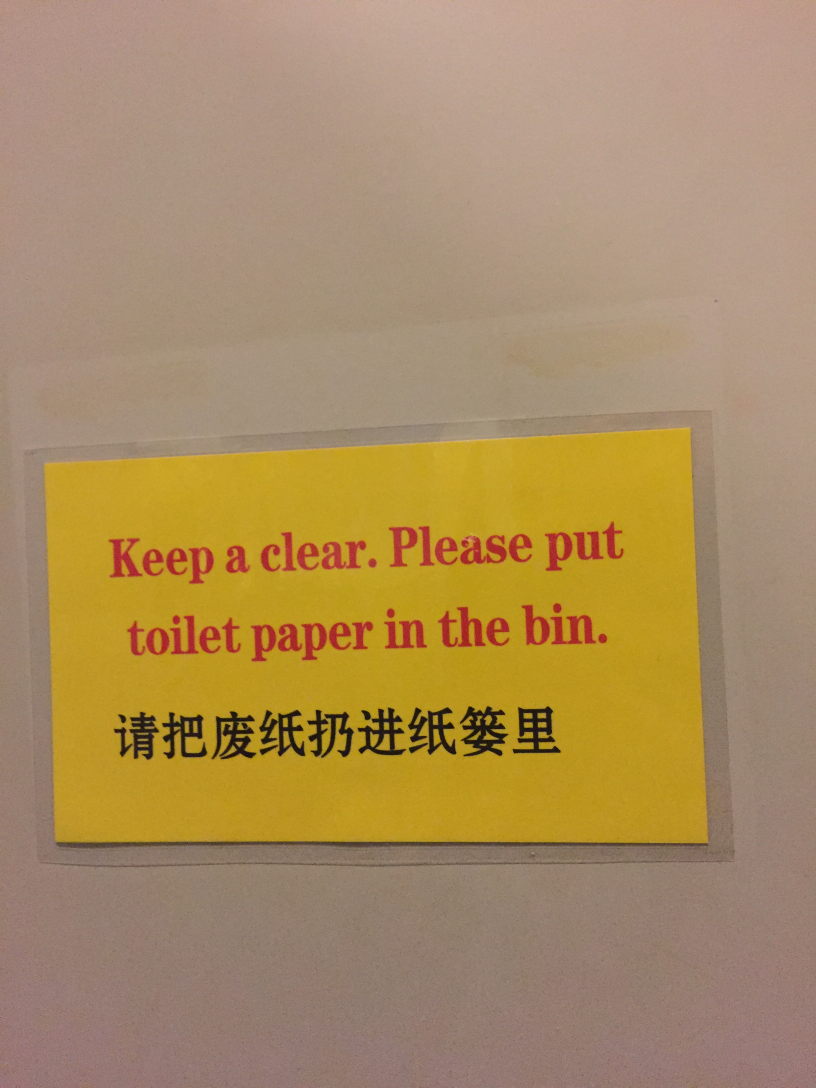
#> input picture assOne_images/IMG_5336.JPG, 2448 x 3264 px, given in place of A3_target_image.jpg, which was not available (shown at 1/3 size)
$ python 3A_edge_detection.py
#> lines starting #> are read from the running program, lines starting #| are printed output that depends on the picture; after the words box and inside, x2 and y2 are one past the last pixel; in counts of white or black regions, pixels touching at a corner belong together; pictures that were not available may be replaced by others from this repository, and a replacement may not be noted
### Assignment 3/utils.py
#!/usr/bin/env python
"""
store basic image processing methods

"""
import cv2
import numpy as np
import matplotlib as mpl
import matplotlib.pyplot as plt


# [102 lines left out: functions grab_contours, translate, rotate, resize, jimshow, not called in this run]

def jimshow_channel(image, title=False):
    """
    Modified jimshow() to plot individual channels
    """
    # Acquire default dots per inch value of matplotlib
    dpi = mpl.rcParams['figure.dpi']

    height, width = image.shape
    figsize = width / float(dpi), height / float(dpi)

    plt.figure(figsize=figsize)

    plt.imshow(image, cmap='gray')

    if title:
        plt.title(title)
    plt.axis('off')

    plt.show()

# [2 lines that do not run on import are left out]

### Assignment 3/3A_edge_detection.py
# Import all the necessary packages
import os
import sys
import argparse
import cv2
import numpy as np
from pathlib import Path
sys.path.append(os.path.join(".."))
from utils import jimshow
from utils import jimshow_channel


def main():
    # initialize argument parser
    ap = argparse.ArgumentParser(description="Outline every letter in the image by performing edge detection")
    ap.add_argument('-p', '--path', default= Path('../visual_data/A3_target_image.jpg'), type = Path, help="Path to the data")
    args = ap.parse_args()

    # define the path to the image
    text_image = os.path.join("..", "visual_data", "A3_target_image.jpg")
    truths = cv2.imread(text_image)
#> truths is the input picture: shape (3264, 2448, 3); mean B, G, R 97.3, 141.2, 170.1

    # See what the dimensions of the image are
    truths.shape

    # Draw a rectangle around the text of the image
    truths_ROI = cv2.rectangle(truths, (1300, 830), (2930, 2850), (0, 255, 0), 3)

    # Crop the image to include only the area marked by the rectangle using slicing
    crop_ROI = truths_ROI[830:2850, 1300:2930]
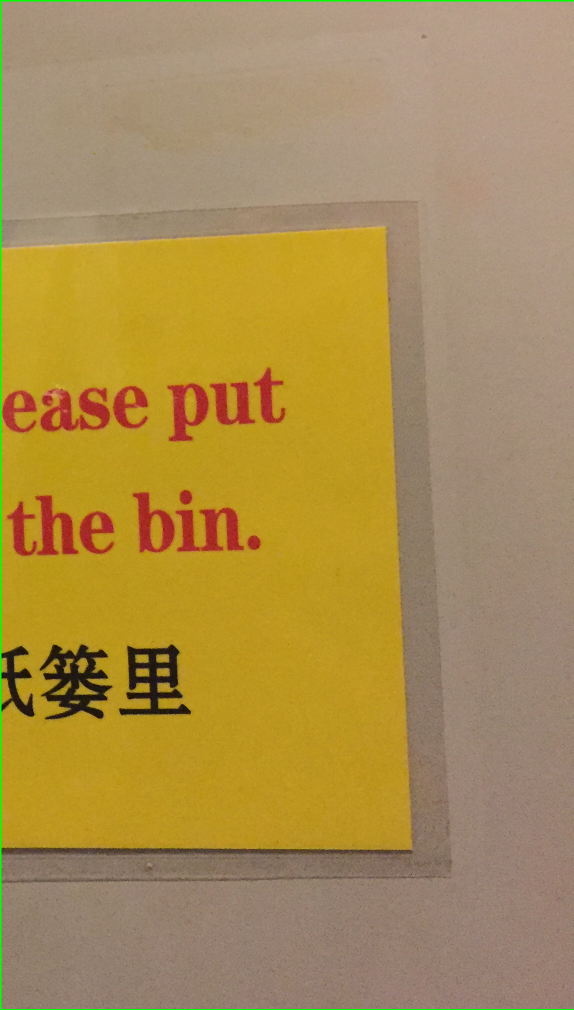
#> crop_ROI: shape (2020, 1148, 3) (shown at 1/2 size); mean B, G, R 81.3, 141.4, 169.6

    # Make an outpath to where I save the image to
    outpath = os.path.join("..", "visual_data", "A3_output", "image_cropped.jpg")

    # Save the image to this path
    save_cropped = cv2.imwrite(outpath, crop_ROI)

    # Define the path to the cropped image
    crop_path = os.path.join("..", "visual_data", "A3_output", "image_cropped.jpg")

    # Load image
    cropped_truths = cv2.imread(crop_path)

    # First the image is blurred using Gaussian blur
    blurred = cv2.GaussianBlur(cropped_truths, (5,5), 0)

    # Create the canny object to perform canny edge detection on the image
    canny = cv2.Canny(blurred, 30, 150)
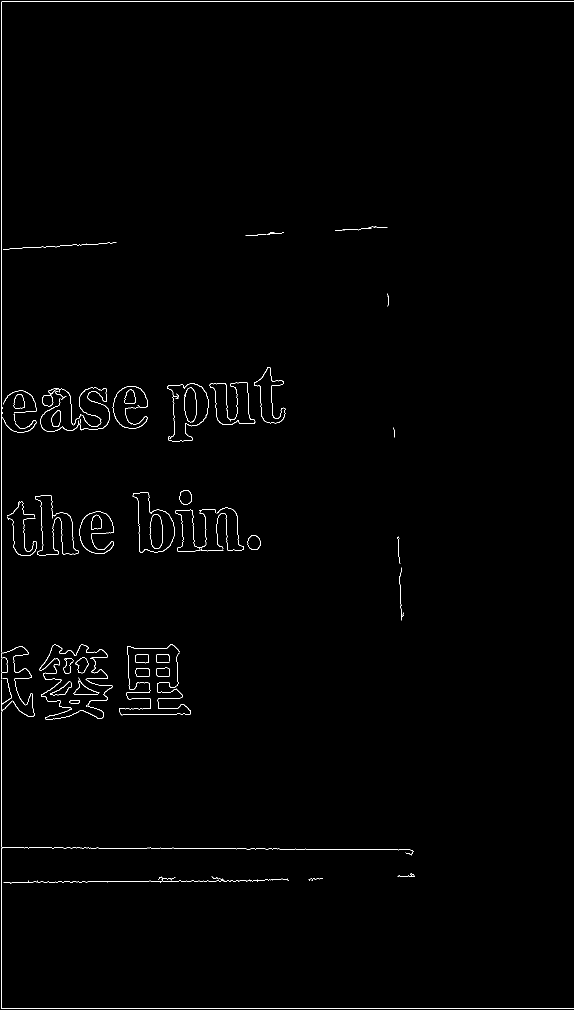
#> canny: shape (2020, 1148) (shown at 1/2 size); 0.73% white in thin lines or dots

    # Let's see what the image looks like after the canny edge detection has been performed
    jimshow_channel(canny)

    # Now, we're interested in the external contour of the objects in the image
    # So we filter out any inner structures from the outer edge of the whole object
    # the function findContours() is used on a copy of the cropped image, so we don't modify it in place
    (contours, _) = cv2.findContours(canny.copy(),
                     cv2.RETR_EXTERNAL,
                     cv2.CHAIN_APPROX_SIMPLE)
#> contours = 69 contours, 31 with area under 20; largest, box (x1, y1, x2, y2) and area: (265, 984, 350, 1105) 6098, (419, 764, 511, 850) 4066, (159, 1022, 228, 1108) 3562, (147, 1355, 199, 1390) 612, (495, 1071, 521, 1100) 582

    # Lastly, after defining the external contours we want to draw green contour lines
    letters_image = cv2.drawContours(cropped_truths, # draw contours on copy of original image
                             contours, # our list of contours
                             -1, # which contours to draw (on all the letters)
                             (0,255,0), # contour color green
                             1) # contour pixel width

    # How many letters are in the image?
    print(f"The text in the image consists of {len(contours)} letters!")
#| The text in the image consists of 69 letters!

    # Make outpath to the image
    outpath2 = os.path.join("..", "visual_data", "A3_output", "A3_final_image.jpg")

    # Save this image
    cv2.imwrite(outpath2, letters_image)

    print("Done, the cropped image with the edges can be found in '../visual_data/A3_output'")

if __name__ == '__main__':
    main()

$ run again, on assOne_images/IMG_5377.JPG
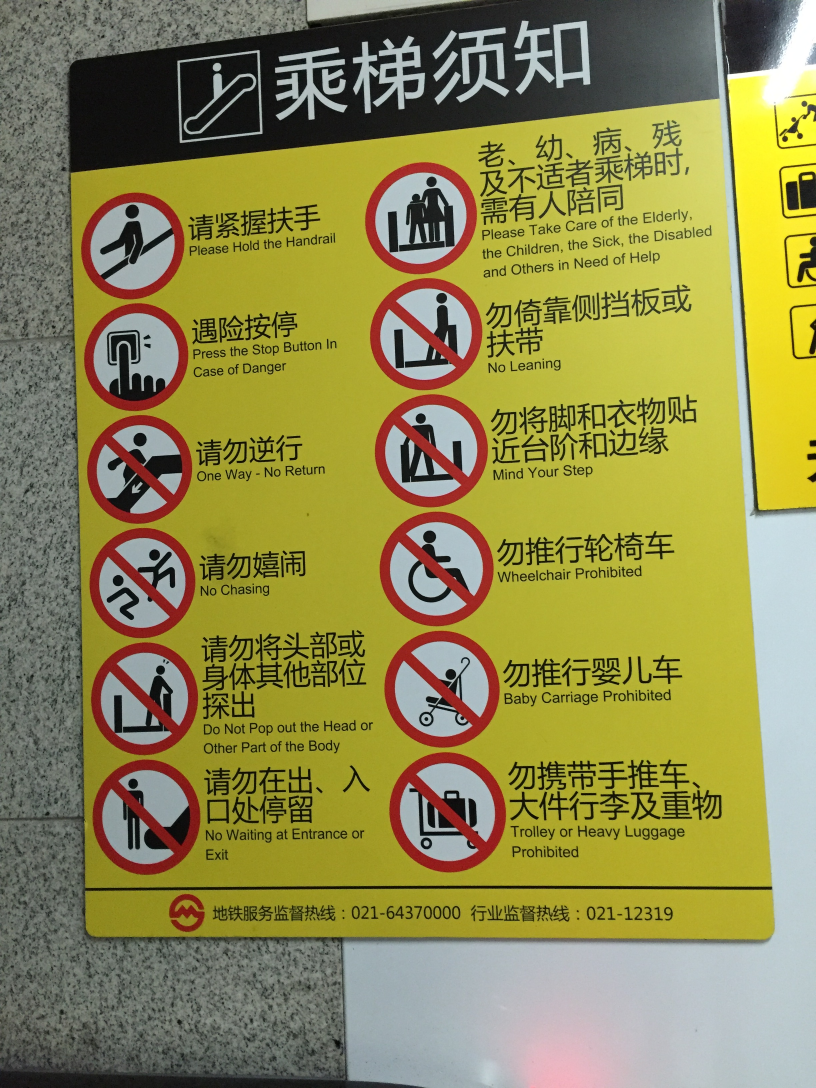
#> input picture assOne_images/IMG_5377.JPG, 2448 x 3264 px, given in place of A3_target_image.jpg, which was not available (shown at 1/3 size)
#> in main, truths is the input picture: shape (3264, 2448, 3); mean B, G, R 80.7, 139.3, 144.8
#> in main, `canny = cv2.Canny(blurred, 30, 150)`:
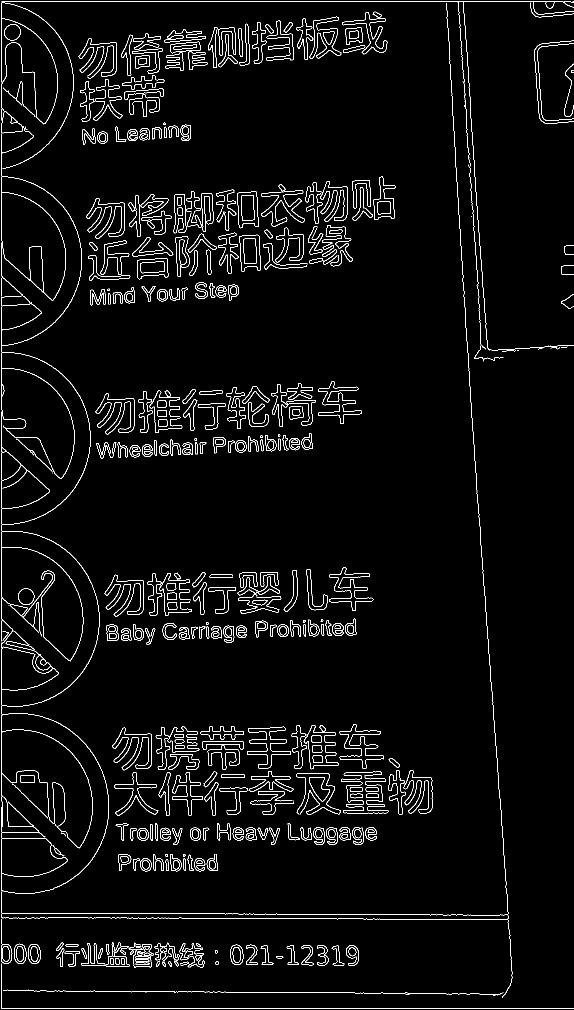
#> canny: shape (2020, 1148) (shown at 1/2 size); 3.4% white in thin lines or dots
#> contours = 336 contours, 70 with area under 20; largest, box (x1, y1, x2, y2) and area: (2, 1426, 218, 1788) 62264, (2, 705, 199, 1429) 55184, (2, 253, 164, 958) 36390, (682, 1543, 777, 1627) 4238, (607, 1450, 677, 1539) 2939
#> in main, `letters_image = cv2.drawContours(cropped_truths,`:
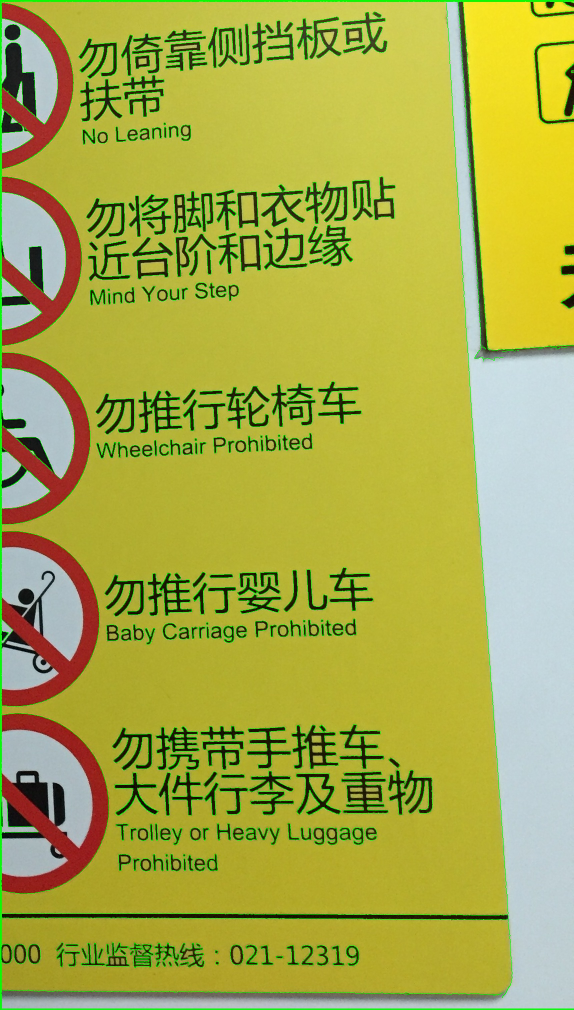
#> letters_image: shape (2020, 1148, 3) (shown at 1/2 size); mean B, G, R 74.2, 171.3, 169.5
#| The text in the image consists of 336 letters!
